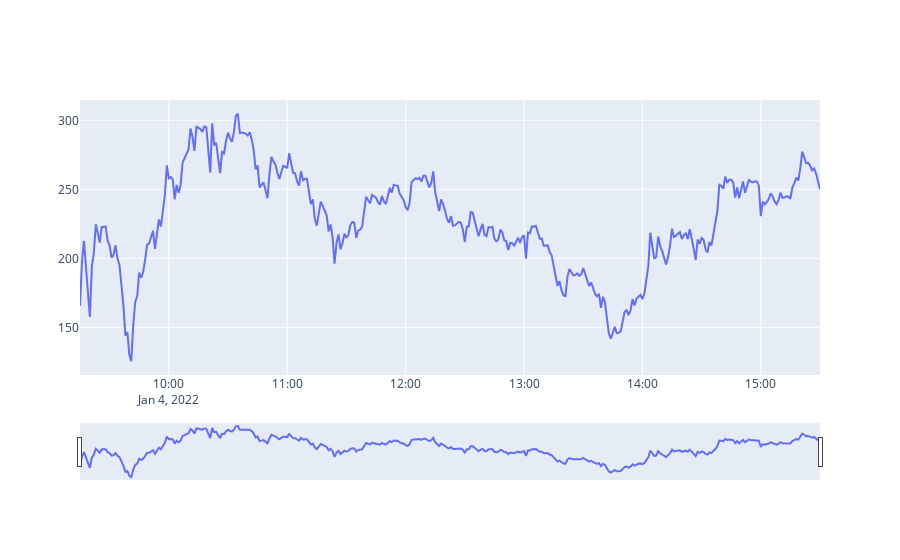

Write notebook code for a chart like this one.
### Code cell
vis.plotOptionData(option_data)

### Figure 1 — Plotly figure (JSON) as saved in the notebook; plotly's stock layout.template omitted (floating-point values rounded to 4 significant figures; data arrays with more than 128 entries replaced by an {"elided": "..."} marker saying what was removed)
{"data": [{"mode": "lines", "name": "Close", "type": "scatter", "x": {"elided": "376 str values"}, "y": {"elided": "376 float values"}}], "layout": {"xaxis": {"rangebreaks": [{"bounds": ["sat", "mon"]}, {"bounds": [16, 9], "pattern": "hour"}], "rangeslider": {"visible": true}, "showticklabels": true}, "yaxis": {"showticklabels": true}}}
